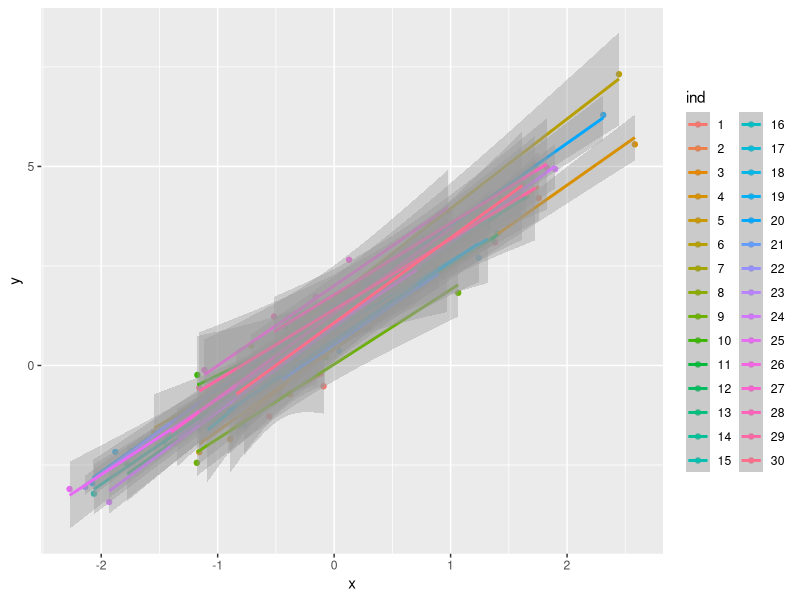
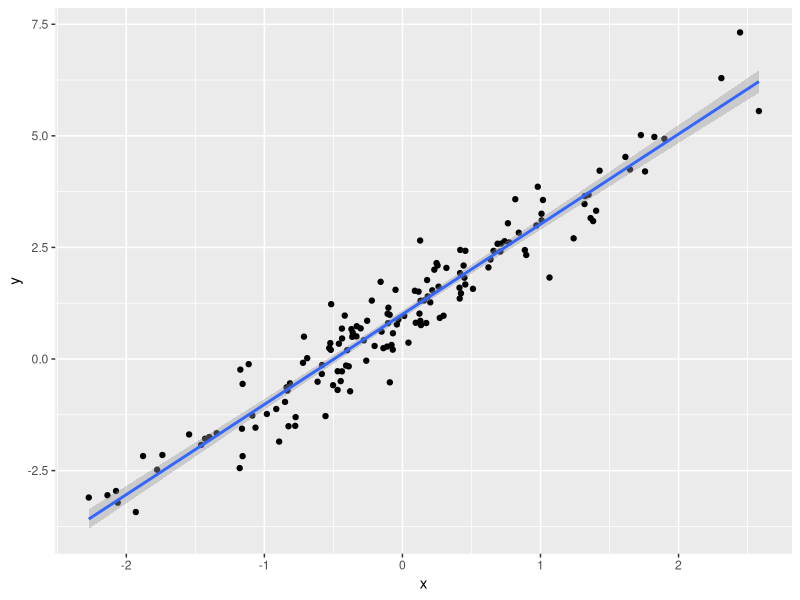
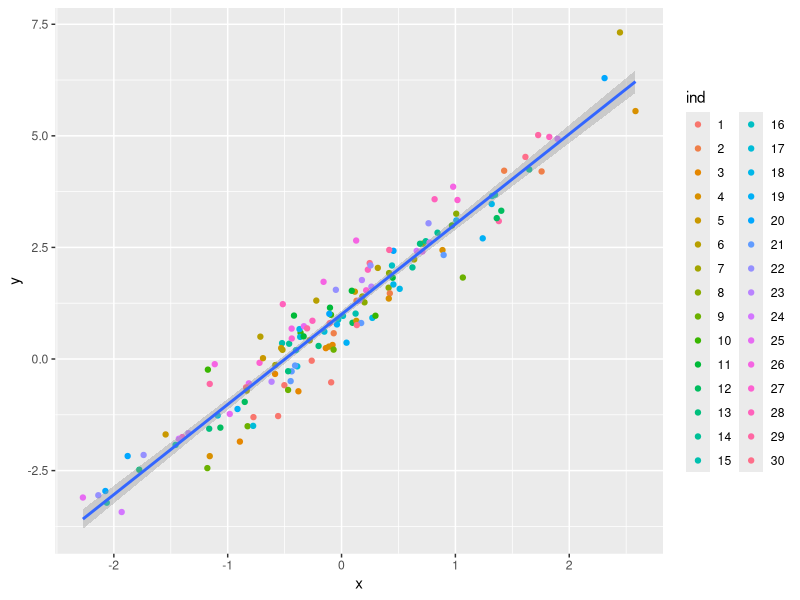
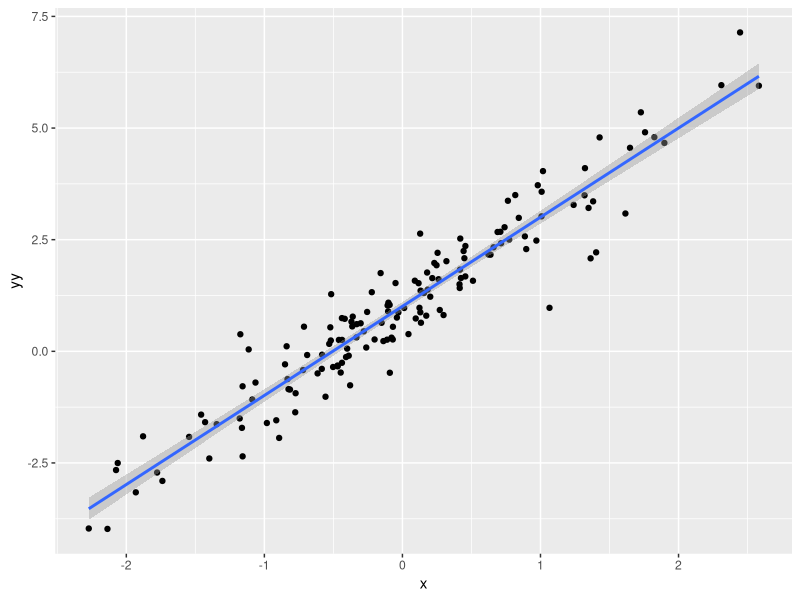

The R script that drew these images, in order:
## ---- chunk 1
library(dplyr)
library(ggplot2)
set.seed(100)
NN <- 30
TT <- 5
x <- rnorm(NN*TT)
u <- rnorm(NN*TT)/3
c <- rep(rnorm(NN)/2, length.out = NN*TT)
v <- rep(rnorm(NN)/3, length.out = NN*TT)

NT <- expand.grid(ind = 1:NN, time = 1:TT)

y <- 1+ x*2+c + u
yy <- 1+ x*(2+v)+c+u
dt <- cbind(NT, data.frame(x = x, y = y, yy = yy )) %>% mutate(ind = factor(ind))
## ---- chunk 2
ggplot(aes(x = x, y = y, colour = ind), data = dt)+geom_point()+geom_smooth(method= "lm")
## ---- chunk 3
ggplot(aes(x = x, y = y), data = dt)+geom_point()+geom_smooth(method= "lm")
## ---- chunk 4
ggplot(aes(x = x, y = y), data = dt)+geom_point(aes(color=ind))+geom_smooth(method= "lm")
## ---- chunk 5
ggplot(aes(x = x, y = yy), data = dt)+geom_point()+geom_smooth(method= "lm")
